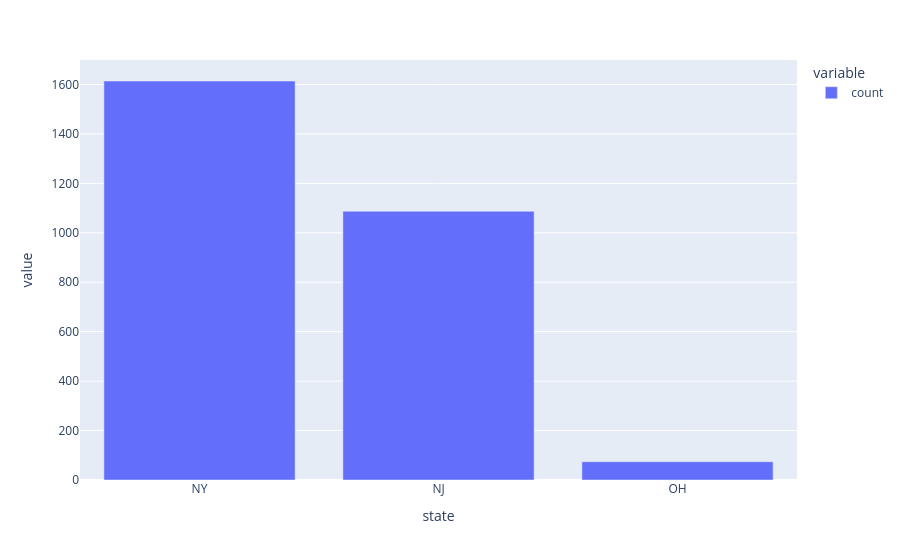

Source (notebook cell):
### Code cell
incidents_df[lambda x: x.ori.isna()]["state"].value_counts().plot(kind="bar")

### Figure 1 — Plotly figure (JSON) as saved in the notebook; plotly's stock layout.template omitted (floating-point values rounded to 4 significant figures)
{"data": [{"hovertemplate": "variable=count<br>state=%{x}<br>value=%{y}<extra></extra>", "legendgroup": "count", "marker": {"color": "#636efa", "pattern": {"shape": ""}}, "name": "count", "orientation": "v", "showlegend": true, "textposition": "auto", "type": "bar", "x": ["NY", "NJ", "OH"], "xaxis": "x", "y": [1614, 1087, 74], "yaxis": "y"}], "layout": {"barmode": "relative", "legend": {"title": {"text": "variable"}, "tracegroupgap": 0}, "margin": {"t": 60}, "xaxis": {"anchor": "y", "domain": [0, 1], "title": {"text": "state"}}, "yaxis": {"anchor": "x", "domain": [0, 1], "title": {"text": "value"}}}}
